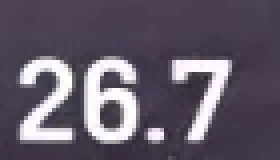
#> input picture test_crops/t01/crop_speed.png, 70 x 40 px, found by its file name (shown 4 times larger)
$ python preview_preprocess.py --crop output/crop_speed.png --preprodir output
#> lines starting #> are read from the running program, lines starting #| are printed output that depends on the picture; after the words box and inside, x2 and y2 are one past the last pixel; in counts of white or black regions, pixels touching at a corner belong together
#> in process_one, image is the input picture: shape (40, 70, 3); mean B, G, R 105.2, 90.2, 98.6
### hud_reader.py
"""
hud_reader.py

Core OCR logic for reading HUD stats out of a video frame.

Deliberately has NO knowledge of video files, live streams, or timing --
it only knows how to turn (frame, box, type) -> a parsed value. That's
what makes it testable with plain static images, and reusable unchanged
whether the frame came from a recorded file or a live source later.

Each region declares its own type ("int", "float", "str", or
"unit_value") in the config, since different HUD fields need different
OCR whitelists and different parsing:
    - "int"        e.g. cadence           -> 22
    - "float"      e.g. speed             -> 27.8
    - "str"        e.g. gear label, zone  -> "L3"
    - "unit_value" e.g. power, distance   -> (5.68, "km")

"unit_value" is for fields where the HUD bakes a unit into the same
crop as the number (e.g. "5.68 km", "7W", "29m"). It deliberately uses
NO whitelist -- like "str" -- because restricting Tesseract's character
set to digits would blind it to the unit letters and risk misreading
the whole crop. The number/unit split happens *after* OCR, in Python,
not by constraining what Tesseract is allowed to see.
"""

import json
import os
import re
from typing import Optional, Union
import border
import cv2
import numpy as np
import pytesseract

ParsedValue = Union[int, float, str, tuple, None]

# One whitelist + one parser per type. Adding a new type later means
# adding one entry here -- nothing else in this file needs to change.
_TYPE_SPECS = {
    "int": {
        "whitelist": "0123456789-",
        "parse": lambda s: int(s) if s.lstrip("-").isdigit() else None,
    },
    "float": {
        "whitelist": "0123456789.-",
        "parse": lambda s: _parse_float(s),
    },
    "str": {
        "whitelist": None,  # no restriction -- letters and digits both allowed
        "parse": lambda s: s if s else None,
    },
    "unit_value": {
        "whitelist": None,  # no restriction -- same reasoning as "str"
        "parse": lambda s: _parse_unit_value(s),
    },
}


# [5 lines left out: function _parse_float, not called in this run]


# Matches the FIRST run of digits (optionally decimal) anywhere in the
# string, then whatever text follows as the unit -- with or without a
# space in between, so both "29m" and "98 m" parse the same way.
#
# We SEARCH (not anchor at start) and do NOT accept a leading sign, on
# purpose: some crops pick up a spurious leading character before the
# number that OCR reads as "-" (e.g. the blue lightning-bolt icon just
# left of the power number). unit_value fields are all NON-NEGATIVE --
# no current HUD unit_value field (power, distance, elevation) is ever
# signed -- so skipping any junk ahead of the first digit run is always
# the right call. Revisit only if a genuinely signed unit_value is added.
_UNIT_VALUE_RE = re.compile(r"(\d+(?:\.\d+)?)\s*(.*)$")

# Common Tesseract digit/letter confusions for fixed-font digital displays.
# Safe to apply across the WHOLE unit_value string only because none of
# our actual unit labels (W, km, m) contain any of these letters -- if a
# future unit does (e.g. "bar", "Ohm"), this blanket approach would need
# to get smarter about only correcting the numeric prefix.
_CONFUSABLE_DIGIT_MAP = str.maketrans({
    "O": "0", "o": "0",
    "B": "8",
    "S": "5", "s": "5",
    "Z": "2", "z": "2",
    "G": "6",
    "I": "1", "l": "1", "i": "1", "L": "1",
    "T": "7",
    "A": "4",
})


def _fix_confusable_digits(s: str) -> str:
    return s.translate(_CONFUSABLE_DIGIT_MAP)


# [55 lines left out: functions _parse_unit_value, _tesseract_config, load_config, not called in this run]


def preprocess(crop: np.ndarray, save_path: Optional[str]=None,
               threshold: Optional[int]=None) -> np.ndarray:
    """Grayscale + threshold + upscale a cropped HUD region for OCR.

    This step matters more than the OCR call itself for fixed-font
    digital displays: a clean black/white, upscaled image removes most
    of the misreads before Tesseract ever runs.

    Note on the "grayscale" step: this deliberately does NOT use
    cv2.cvtColor(..., COLOR_BGR2GRAY). That function applies a WEIGHTED
    luminance formula, which can flatten away contrast between
    differently-colored text and background even when they're clearly
    distinct to the eye (confirmed via bisection: some HUD regions read
    correctly raw but failed after standard grayscale conversion --
    e.g. blue-tinted unit labels losing contrast against a dark
    background). Taking max(B,G,R) per pixel instead is color-agnostic --
    whichever channel is brightest at a given pixel dominates, regardless
    of hue, so it doesn't assume any particular text color per region.

    Thresholding: `threshold=None` (the default) uses Otsu, which picks a
    cutoff automatically and works for regions sitting on a plain/dark
    background. But some regions have BRIGHT graphics directly BEHIND the
    text (the elevation numbers sit on top of the colored route-profile
    graphic, not just below a separable band), and there Otsu's
    whole-crop cutoff gets pulled toward the graphic and corrupts the
    digits. For those regions a FIXED high threshold (e.g. 190) keeps
    only the near-white text and drops the mid-brightness graphic behind
    it -- confirmed on current_elevation, where Otsu read '239'/'32' but
    a fixed 190 reads '29'/'32' correctly. Set it per-region in the config.
    """
#> called with save_path = 'output/crop_speed_preprocessed.png'

    max_channel = np.max(crop, axis=2)
    if threshold is None:
        # Otsu: automatic cutoff, robust to a semi-transparent overlay on
        # a plain background.
        _, bw = cv2.threshold(max_channel, 0, 255, cv2.THRESH_BINARY + cv2.THRESH_OTSU)
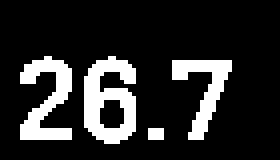
#> bw: shape (40, 70) (shown 4 times larger); 16.5% white; 4 white regions (1 under 20 px), largest, box (x1, y1, x2, y2) and area: (21, 14, 34, 36) 183, (5, 14, 18, 35) 146, (43, 15, 58, 35) 120
    else:
        # Fixed cutoff: keep only pixels brighter than `threshold`, to
        # isolate near-white text from a bright graphic behind it.
        _, bw = cv2.threshold(max_channel, threshold, 255, cv2.THRESH_BINARY)
   # bw = border.add_white_border(bw)
    upscaled = cv2.resize(bw, None, fx=3, fy=3, interpolation=cv2.INTER_CUBIC)
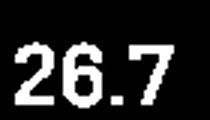
#> upscaled: shape (120, 210); min 0, max 255, mean 42

    if save_path is not None:
        os.makedirs(os.path.dirname(save_path) or ".", exist_ok=True)
        cv2.imwrite(save_path, upscaled)

    return upscaled


# [46 lines left out: functions read_region, extract_hud, not called in this run]

### debug-scripts/preview_preprocess.py
import os as _os, sys as _sys  # handoff: allow running from debug-scripts/
_sys.path.insert(0, _os.path.dirname(_os.path.dirname(_os.path.abspath(__file__))))

"""
preview_preprocess.py

Debug tool: runs preprocess() on one or more crop images and saves the
processed (grayscale + thresholded + upscaled) result, so you can look
at exactly what Tesseract sees before it runs OCR.

This is separate from hud_reader.py on purpose -- preprocess() itself
stays a pure function with no required side effects, and this script is
the one place that opts into saving debug output.

Usage (preprocessed output now goes under output/, not a separate
preprocessed/ dir -- the two were consolidated):
    # Single image
    python preview_preprocess.py --crop output/crop_speed.png --preprodir output

    # Every crop_*.png in a directory
    python preview_preprocess.py --cropdir ./output --preprodir output
"""

import argparse
import glob
import os
import sys

import cv2

from hud_reader import preprocess


def process_one(crop_path: str, preprodir: str):
    image = cv2.imread(crop_path)
    if image is None:
        print(f"[skip] Could not load {crop_path}")
        return

    name = os.path.splitext(os.path.basename(crop_path))[0]
    save_path = os.path.join(preprodir, f"{name}_preprocessed.png")
    preprocess(image, save_path=save_path)
    print(f"Saved: {save_path}")


def main():
    parser = argparse.ArgumentParser(description=__doc__)
    parser.add_argument("--crop", help="Path to a single crop image")
    parser.add_argument("--cropdir", help="Directory containing crop_*.png images")
    parser.add_argument("--preprodir", required=True,
                         help="Directory to save preprocessed images into (created if missing)")
    args = parser.parse_args()

    if not args.crop and not args.cropdir:
        sys.exit("Provide either --crop <file> or --cropdir <directory>")

    os.makedirs(args.preprodir, exist_ok=True)

    if args.crop:
        process_one(args.crop, args.preprodir)

    if args.cropdir:
        paths = sorted(glob.glob(os.path.join(args.cropdir, "crop_*.png")))
        if not paths:
            print(f"No crop_*.png files found in {args.cropdir}")
        for path in paths:
            process_one(path, args.preprodir)


if __name__ == "__main__":
    main()

$ run again, with test_crops/t01/crop_current_elevation.png copied over test_crops/t01/crop_speed.png
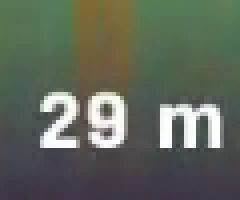
#> input picture test_crops/t01/crop_current_elevation.png, 60 x 50 px, found by its file name (shown 4 times larger)
#> in process_one, image is the input picture: shape (50, 60, 3); mean B, G, R 91.6, 104.1, 96.9
#> in preprocess, `_, bw = cv2.threshold(max_channel, 0, 255, cv2.THRESH_BINARY + cv2.THR..`:
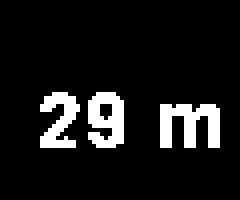
#> bw: shape (50, 60) (shown 4 times larger); 9.6% white; 3 white regions, box (x1, y1, x2, y2) and area: (40, 26, 55, 37) 113, (22, 23, 31, 37) 94, (10, 23, 20, 37) 81
#> in preprocess, `upscaled = cv2.resize(bw, None, fx=3, fy=3, interpolation=cv2.INTER_CU..`:
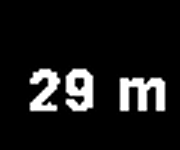
#> upscaled: shape (150, 180); min 0, max 255, mean 24.5
